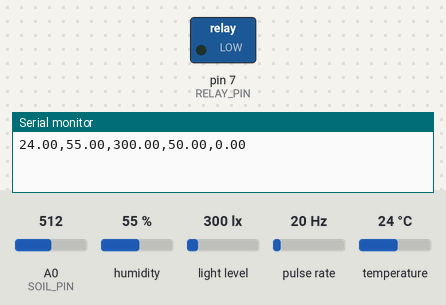
Recording of a sketch running on a simulated Arduino Uno, built with avr-gcc and run on an emulated ATmega328P. Shown: switched loads named in the sketch (green lamp = pin HIGH), the last lines printed to the serial monitor. Wiring (inferred from the names in the program): pulse sensor: data pin 2. The inputs (shaded band) are chosen by the test bench; at power-on: A0 (SOIL_PIN) = 512, humidity 55 %, light level 300 lx, pulse rate 20 Hz, temperature 24 °C.

Above: at 1.2 s.
1.3 s: A0 (SOIL_PIN) set to 618
3.2 s: A0 (SOIL_PIN) set to 632
At 4.4 s:
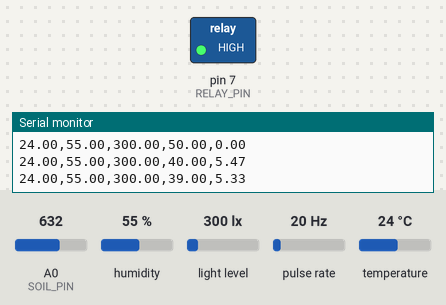
5.5 s: A0 (SOIL_PIN) set to 306
At 6.9 s:
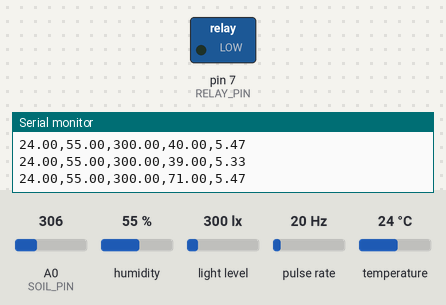
7.6 s: A0 (SOIL_PIN) set to 716
At 9.3 s:
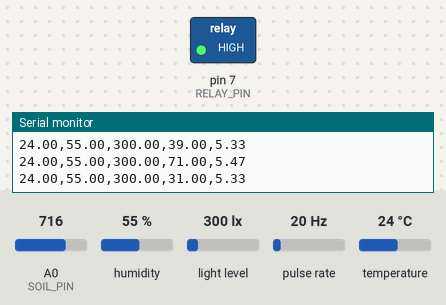
Timing chart, 0 to 10.6 s (numbered marks = the images above; inputs shaded):
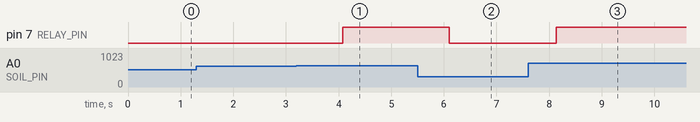

Measured:
- the behaviour switches between 624 and 625 on A0 (SOIL_PIN) (found by bisection; images 0 and 1)
- after the input at 3.2 s, pin 7 (RELAY_PIN): LOW → HIGH after 0.88 s
- after the input at 5.5 s, pin 7 (RELAY_PIN): HIGH → LOW after 0.61 s
- after the input at 7.6 s, pin 7 (RELAY_PIN): LOW → HIGH after 0.53 s

The sketch:

uno.ino
```cpp
#include <Wire.h>
#include <BH1750.h>
#include <DHT.h>

#define DHTPIN 4
#define DHTTYPE DHT11
#define SOIL_PIN A0
#define RELAY_PIN 7
#define FLOW_SENSOR 2

DHT dht(DHTPIN, DHTTYPE);
BH1750 lightMeter;

volatile int flowCount = 0;
float flowRate = 0;
unsigned long lastFlowTime = 0;

void flowISR() {
  flowCount++;
}

void setup() {
  Serial.begin(9600);  // UART giao tiếp với ESP32
  Wire.begin();
  dht.begin();
  lightMeter.begin();

  pinMode(RELAY_PIN, OUTPUT);
  digitalWrite(RELAY_PIN, LOW);
  pinMode(FLOW_SENSOR, INPUT_PULLUP);
  attachInterrupt(digitalPinToInterrupt(FLOW_SENSOR), flowISR, RISING);
}

void loop() {
  float temp = dht.readTemperature();
  float hum = dht.readHumidity();
  float lux = lightMeter.readLightLevel();
  int soilRaw = analogRead(SOIL_PIN);
  float soilPercent = map(soilRaw, 0, 1023, 100, 0);

  unsigned long now = millis();
  if (now - lastFlowTime >= 1000) {
    flowRate = flowCount / 7.5;
    flowCount = 0;
    lastFlowTime = now;
  }

  // Gửi dữ liệu qua Serial UART cho ESP32
  Serial.print(temp); Serial.print(",");
  Serial.print(hum); Serial.print(",");
  Serial.print(lux); Serial.print(",");
  Serial.print(soilPercent); Serial.print(",");
  Serial.println(flowRate);  // dòng cuối kèm newline

  // Điều khiển bơm
  if (soilPercent < 40) digitalWrite(RELAY_PIN, HIGH);
  else digitalWrite(RELAY_PIN, LOW);

  delay(2000);
}
```
